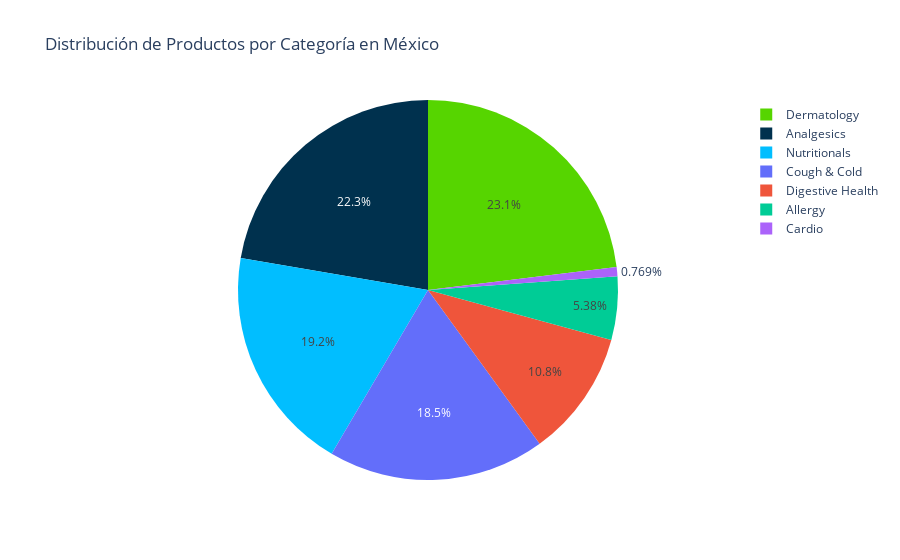

Notebook code for this chart:
### Code cell
# Vamos a verlo de otra forma.
# Denuevo filtramos los datos para México
mexico_data = countries_5[countries_5['Mexico [MX]'] == 1]

# Agrupa los datos por categoría y cuenta la cantidad de productos en cada una
mex_category_counts = mexico_data['Category'].value_counts().reset_index()
mex_category_counts.columns = ['Category', 'Count']  # Cambio el nombre del index

# Crea un gráfico de pastel
fig = px.pie(mex_category_counts, names='Category', values='Count', title='Distribución de Productos por Categoría en México')

# Define los colores personalizados
colors = ['#56D500', '#00314E', '#01BEFF']
fig.update_traces(marker=dict(colors=colors))

# Muestra el gráfico
fig.show()

### Figure 1 — Plotly figure (JSON) as saved in the notebook; plotly's stock layout.template omitted (floating-point values rounded to 4 significant figures)
{"data": [{"domain": {"x": [0, 1], "y": [0, 1]}, "hovertemplate": "Category=%{label}<br>Count=%{value}<extra></extra>", "labels": ["Dermatology", "Analgesics", "Nutritionals", "Cough & Cold", "Digestive Health", "Allergy", "Cardio"], "legendgroup": "", "marker": {"colors": ["#56D500", "#00314E", "#01BEFF"]}, "name": "", "showlegend": true, "type": "pie", "values": [30, 29, 25, 24, 14, 7, 1]}], "layout": {"legend": {"tracegroupgap": 0}, "title": {"text": "Distribución de Productos por Categoría en México"}}}
